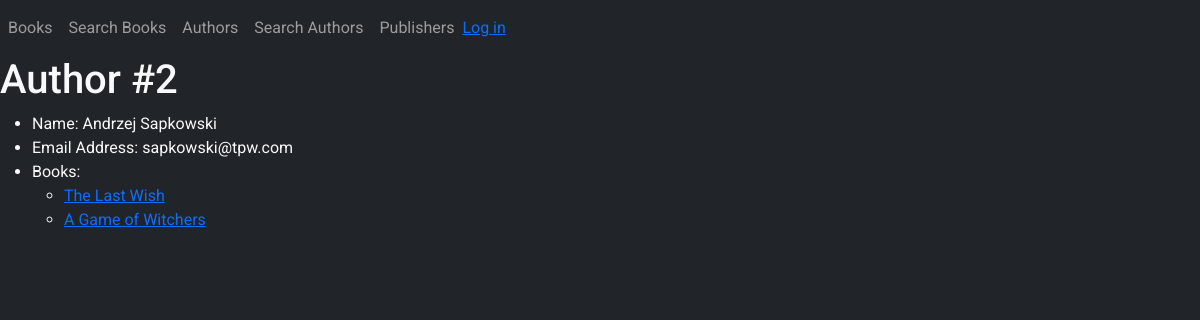
Page /authors/2 on the earlier database version.
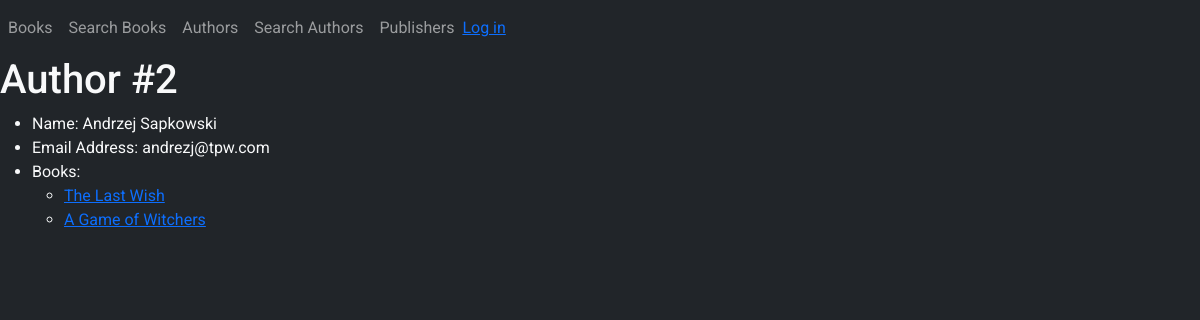
Same page on the later database version.
### app/models.py (models this page shows)
class Author(models.Model):
    name = models.CharField(max_length=70)
    email = models.EmailField()
    @property
    def books(self):
        return Book.objects.filter(authors=self.id)
    def __str__(self):
        return self.name

### app/views.py (the view)
# urls.py: path('authors/<int:i>', views.author_details),
def author_details(request, i):
    author = Author.objects.get(id=i)
    params = {'author': author}
    print(f'{params=}')
    return render(request, 'authordetails.html', params)

### templates/authordetails.html
{% extends "layout.html" %}
{% block content %}
    <table>
        <h1>Author #{{ author.id }}</h1>
        <ul>
            <li>Name: {{ author.name }}</li>
            <li>Email Address: {{ author.email }}</li>
            <li>
                Books:
                <ul>
                    {% for book in author.books %}
                        <li><a href="/books/{{ book.id }}">{{ book.title }}</a></li>
                    {% endfor %}
                </ul>
            </li>
        </ul>
    </table>
{% endblock %}

Differences in the rows shown:
changed Author "Andrzej Sapkowski": email "sapkowski@tpw.com" → "andrezj@tpw.com"
